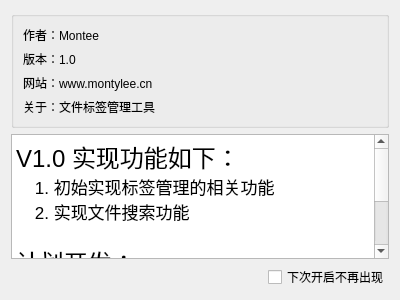
<?xml version="1.0" encoding="UTF-8"?>
<ui version="4.0">
 <class>About</class>
 <widget class="QWidget" name="About">
  <property name="geometry">
   <rect>
    <x>0</x>
    <y>0</y>
    <width>400</width>
    <height>300</height>
   </rect>
  </property>
  <property name="windowTitle">
   <string>Form</string>
  </property>
  <layout class="QVBoxLayout" name="verticalLayout_2">
   <item>
    <widget class="QGroupBox" name="groupBox">
     <property name="title">
      <string/>
     </property>
     <layout class="QVBoxLayout" name="verticalLayout">
      <item>
       <widget class="QLabel" name="authorLabel">
        <property name="text">
         <string>作者：Montee</string>
        </property>
       </widget>
      </item>
      <item>
       <widget class="QLabel" name="versionLabel">
        <property name="text">
         <string>版本：1.0</string>
        </property>
       </widget>
      </item>
      <item>
       <widget class="QLabel" name="websiteLabel">
        <property name="text">
         <string>网站：www.montylee.cn</string>
        </property>
       </widget>
      </item>
      <item>
       <widget class="QLabel" name="aboutLabel">
        <property name="text">
         <string>关于：文件标签管理工具</string>
        </property>
       </widget>
      </item>
     </layout>
    </widget>
   </item>
   <item>
    <widget class="QTextBrowser" name="aboutTextBrowser">
     <property name="html">
      <string>&lt;!DOCTYPE HTML PUBLIC &quot;-//W3C//DTD HTML 4.0//EN&quot; &quot;http://www.w3.org/TR/REC-html40/strict.dtd&quot;&gt;
&lt;html&gt;&lt;head&gt;&lt;meta name=&quot;qrichtext&quot; content=&quot;1&quot; /&gt;&lt;meta charset=&quot;utf-8&quot; /&gt;&lt;style type=&quot;text/css&quot;&gt;
p, li { white-space: pre-wrap; }
hr { height: 1px; border-width: 0; }
li.unchecked::marker { content: &quot;\2610&quot;; }
li.checked::marker { content: &quot;\2612&quot;; }
&lt;/style&gt;&lt;/head&gt;&lt;body style=&quot; font-family:'.AppleSystemUIFont'; font-size:13pt; font-weight:400; font-style:normal;&quot;&gt;
&lt;p style=&quot; margin-top:0px; margin-bottom:0px; margin-left:0px; margin-right:0px; -qt-block-indent:0; text-indent:0px;&quot;&gt;&lt;span style=&quot; font-size:18pt;&quot;&gt;V1.0 实现功能如下：&lt;/span&gt;&lt;/p&gt;
&lt;p style=&quot; margin-top:0px; margin-bottom:0px; margin-left:0px; margin-right:0px; -qt-block-indent:0; text-indent:0px;&quot;&gt;    1. 初始实现标签管理的相关功能&lt;/p&gt;
&lt;p style=&quot; margin-top:0px; margin-bottom:0px; margin-left:0px; margin-right:0px; -qt-block-indent:0; text-indent:0px;&quot;&gt;    2. 实现文件搜索功能&lt;/p&gt;
&lt;p style=&quot;-qt-paragraph-type:empty; margin-top:0px; margin-bottom:0px; margin-left:0px; margin-right:0px; -qt-block-indent:0; text-indent:0px;&quot;&gt;&lt;br /&gt;&lt;/p&gt;
&lt;p style=&quot; margin-top:0px; margin-bottom:0px; margin-left:0px; margin-right:0px; -qt-block-indent:0; text-indent:0px;&quot;&gt;&lt;span style=&quot; font-size:18pt;&quot;&gt;计划开发：&lt;/span&gt;&lt;/p&gt;
&lt;p style=&quot; margin-top:0px; margin-bottom:0px; margin-left:0px; margin-right:0px; -qt-block-indent:0; text-indent:0px;&quot;&gt;    1. 链接标签管理与文件搜索&lt;/p&gt;
&lt;p style=&quot; margin-top:0px; margin-bottom:0px; margin-left:0px; margin-right:0px; -qt-block-indent:0; text-indent:0px;&quot;&gt;    2. 实现文件传输功能&lt;/p&gt;
&lt;p style=&quot; margin-top:0px; margin-bottom:0px; margin-left:0px; margin-right:0px; -qt-block-indent:0; text-indent:0px;&quot;&gt;    3. 美化UI界面&lt;/p&gt;&lt;/body&gt;&lt;/html&gt;</string>
     </property>
    </widget>
   </item>
   <item alignment="Qt::AlignRight">
    <widget class="QCheckBox" name="closeCheckBox">
     <property name="text">
      <string>下次开启不再出现</string>
     </property>
    </widget>
   </item>
  </layout>
 </widget>
 <resources/>
 <connections/>
</ui>
